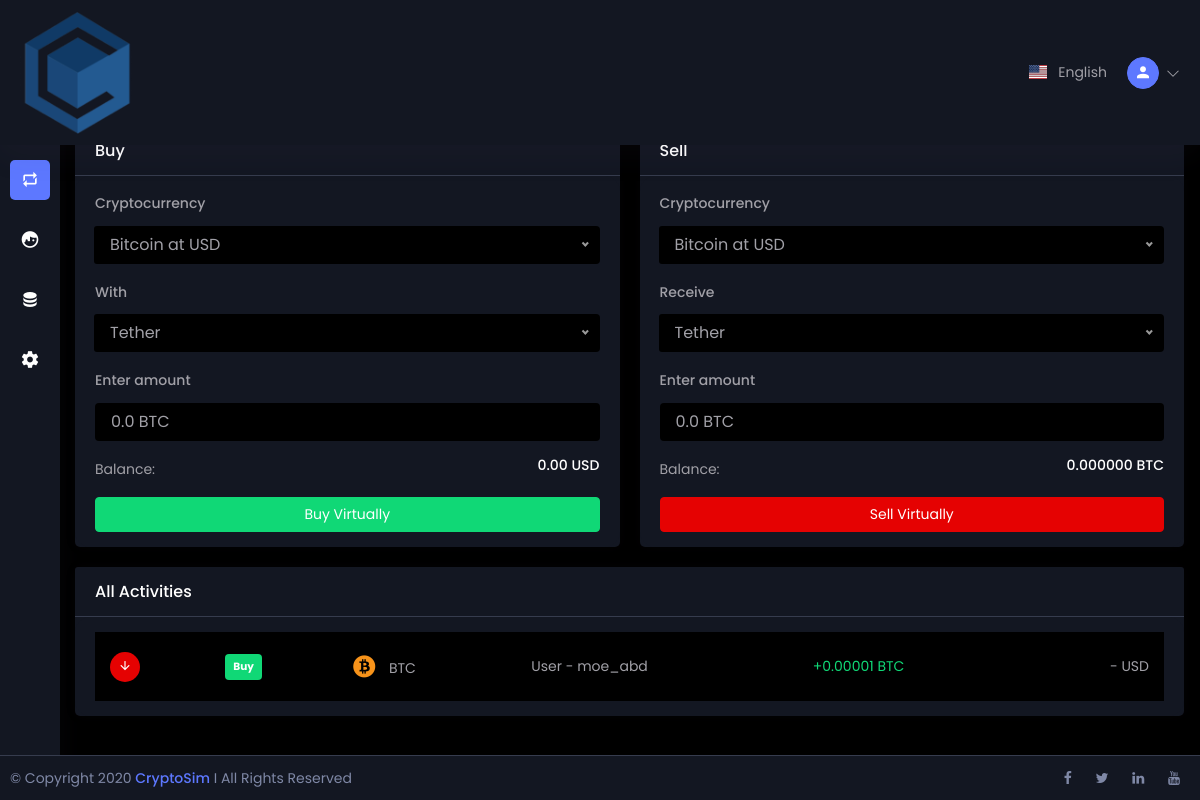
Screenshot of /dashboard/account/exchange (signed in) with the database file from the repository.
### home/models.py (models this page shows, shortened)
class Wallet(models.Model):
    profile = models.OneToOneField('Profile', on_delete=models.CASCADE, null=True)
    balance = models.FloatField(null=True, default=0)
    tether = models.FloatField(null=True, default=0)
    bitcoin = models.FloatField(null=True, default=0)
    ethereum = models.FloatField(null=True, default=0)
    ripple = models.FloatField(null=True, default=0)
    def __str__(self):
        return str(self.profile)
    def get_balance(self):
        return self.tether
    def get_total(self):
        total = (get_btc()['price'] * self.bitcoin) + self.tether
        return total

class Profile(models.Model):
    user = models.OneToOneField(User, on_delete=models.CASCADE)
    first_name = models.CharField(max_length=100, blank=True)
    last_name = models.CharField(max_length=100, blank=True)
    email = models.EmailField(max_length=150)
    postal_code = models.CharField(max_length=100, blank=True)
    address = models.CharField(max_length=120, blank=True)
    city = models.CharField(max_length=100, blank=True)
    country = models.CharField(max_length=100, blank=True)
    dob = models.DateField(blank=True, null=True)
    beginner = models.BooleanField(default=False)
    professional = models.BooleanField(default=False)
    signup_confirmation = models.BooleanField(default=False)
    photo = models.ImageField(upload_to='static/images/profile_pic', height_field=None, width_field=None, blank=True)
    def __str__(self):
        return self.user.username

class Transaction(models.Model):
    wallet = models.ForeignKey(Wallet, on_delete=models.CASCADE)
    buy = models.BooleanField(default=False)
    sell = models.BooleanField(default=False)
    coin = models.CharField(max_length=100, blank=True)
    amount = models.FloatField(null=True, default=0)

### home/views.py (the view, shortened to what this page needs)
# urls.py: path("dashboard/account/exchange", views.account_exchange, name="account_exchange"),
@login_required
def account_exchange(request):
    profile = get_user(request)
    amount = 0.0
    alarm = ""
    context = {
        'price' : get_btc()['price'],
        'balance' : get_balance(request),
        'total' : get_total(request),
        'btc' : get_user(request).wallet.bitcoin,
        'amount' : amount,
        'coin': 'BTC' if get_transaction(request).coin == "Bitcoin" else '',
        'type': 'success' if get_transaction(request).buy else 'danger',
        'user': get_user(request).wallet,
        'btcamount': get_transaction(request).amount
    }
    return render(request, 'exchange.html', context)

### home/views.py (called while the page is built)
def get_user(request):
    profile = Profile.objects.get(id = request.user.id)
    return profile

def get_transaction(request):
    transaction = Transaction.objects.get(id = request.user.id)
    return transaction

def get_balance(request):
    balance = Wallet.objects.get(id = request.user.id).get_balance
    return balance

def get_total(request):
    balance = Wallet.objects.get(id = request.user.id).get_total
    return balance

### templates/exchange.html (shortened to what this page needs)
{% load static %}
<!DOCTYPE html>
<html lang="en">
    {% include "components/dashboard-head.html" %}
<body>
    <div id="main-wrapper">
        {% include "components/dashboard-topnav.html" %}
        </div>
        {% include "components/dashbaord-sidebar.html" %}
        <div class="page-title dashboard">
            <div class="container">
                <div class="row">
                    <div class="col-6">
                        <div class="page-title-content">
                            <p>Welcome Back,
                            </p>
                        </div>
                    </div>
                    <div class="col-6">
                        <ul class="text-right breadcrumbs list-unstyle">
                            <li><a href="{% url 'home:setting'%}">Settings </a></li>
                            <li class="active"><a href="#">Security</a></li>
                        </ul>
                    </div>
                </div>
            </div>
        </div>
        <div class="content-body">
            <div class="container">
                <div class="row">
                    <div class="col-xl-6 col-lg-6 col-md-6">
                        <div class="card">
                            <div class="card-header">
                                <h4 class="card-title">Buy</h4>
                            </div>
                            <div class="card-body">
                                <div class="buy-sell-widget">
                                    <form method="post" name="myform" class="currency_validate" id="buying">
                                        <div class="form-group">
                                            <label class="mr-sm-2">Cryptocurrency</label>
                                            <div class="input-group mb-3">
                                            </div>
                                        </div>
                                        <div class="form-group">
                                            <label class="mr-sm-2">With</label>
                                            <div class="input-group mb-3">
                                            </div>
                                        </div>
                                        <div class="form-group">
                                            <label class="mr-sm-2">Enter amount</label>
                                            <div class="input-group">
                                                <input type="text" name="btc-amount" id="amount" class="form-control"
                                                    placeholder="{{amount}} BTC">
                                            </div>
                                            <div class="d-flex justify-content-between mt-3">
                                                <p class="mb-0">Balance:</p>
                                                <h6 class="mb-0" id="remaining">{{balance|floatformat:2}} USD</h6>
                                            </div>
                                        </div>
                                        <button type="submit" name="submit" class="btn btn-success btn-block">Buy
                                            Virtually</button>
                                    </form>
                                </div>
                            </div>
                        </div>
                    </div>
                    <div class="col-xl-6 col-lg-6 col-md-6">
                        <div class="card">
                            <div class="card-header">
                                <h4 class="card-title">Sell</h4>
                            </div>
                            <div class="card-body">
                                <div class="buy-sell-widget">
                                    <form method="post" name="myform" class="currency_validate" id="selling">
                                        <div class="form-group">
                                            <label class="mr-sm-2">Cryptocurrency</label>
                                            <div class="input-group mb-3">
                                            </div>
                                        </div>
                                        <div class="form-group">
                                            <label class="mr-sm-2">Receive</label>
                                            <div class="input-group mb-3">
                                            </div>
                                        </div>
                                        <div class="form-group">
                                            <label class="mr-sm-2">Enter amount</label>
                                            <div class="input-group">
                                                <input required type="text" name="btc-amount-sell" id="amount_sell"
                                                    class="form-control" placeholder="{{amount}} BTC">
                                            </div>
                                            <div class="d-flex justify-content-between mt-3">
                                                <p class="mb-0">Balance:</p>
                                                <h6 class="mb-0" id="remaining-btc">{{btc|floatformat:6}} BTC</h6>
                                            </div>
                                        </div>
                                        <button type="submit" name="submit" class="btn btn-danger btn-block">Sell
                                            Virtually</button>
                                    </form>
                                </div>
                            </div>
                        </div>
                    </div>
                    <div class="col-xl-12">
                        <div class="card">
                            <div class="card-header">
                                <h4 class="card-title">All Activities</h4>
                            </div>
                            <div class="card-body">
                                <div class="transaction-table">
                                    <div class="table-responsive">
                                        <table class="table table-striped mb-0 table-responsive-sm" id="signaltable">
                                            <tbody>
                                                <tr>
                                                    <td><span class="sold-thumb"><i
                                                                class="mdi mdi-arrow-down"></i></span>
                                                    </td>
                                                    <td>
                                                        <span class="badge badge-{{type}} p-2">Buy</span>
                                                    </td>
                                                    <td>
                                                        <i class="cc {{coin}}"></i> {{coin}}
                                                    </td>
                                                    <td>
                                                        User - {{user}}
                                                    </td>
                                                    <td class="text-{{type}}">+{{btcamount}} BTC</td>
                                                    <td>- USD</td>
                                                </tr>
                                            </tbody>
                                        </table>
                                    </div>
                                </div>
                            </div>
                        </div>
                    </div>
                    {% include "components/dashboard-footer.html" %}
</body>
</html>

### rows the page displays
Wallet: tether "0.00", bitcoin "0.000000", profile.username "moe_abd"
Transaction: amount "0.00001"

### other values shown
{{ coin }} "BTC"
